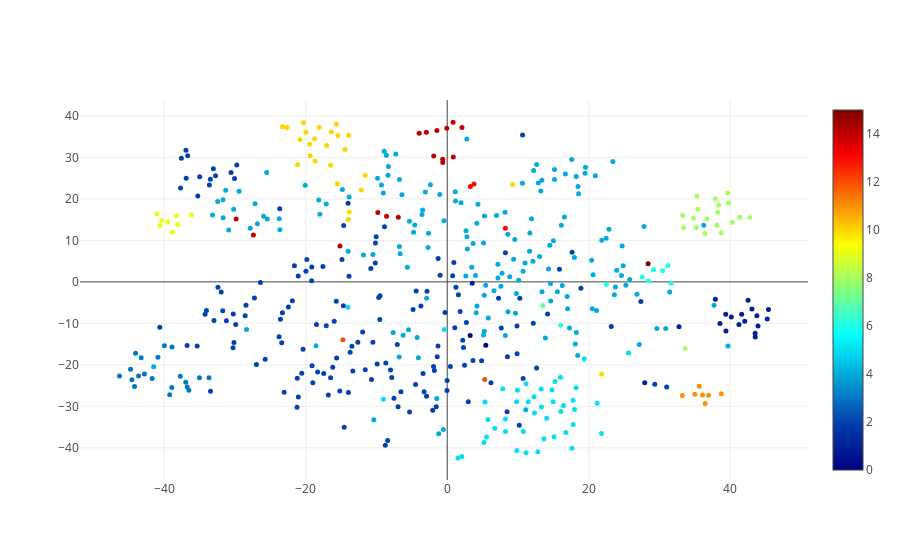

This figure's notebook cell:
### Code cell
cluster = AgglomerativeClustering(n_clusters=16, affinity='euclidean', linkage='ward')  
clusters = cluster.fit_predict(pca_all)
scatterplot(do_tsne(pca_all, perplexity=10), labels, clusters);

### Figure 1 — Plotly figure (JSON) as saved in the notebook; plotly's stock layout.template omitted (floating-point values rounded to 4 significant figures; data arrays with more than 128 entries replaced by an {"elided": "..."} marker saying what was removed)
{"data": [{"hoverinfo": "text", "marker": {"color": {"elided": "500 int values"}, "colorscale": "Jet", "showscale": true, "size": 5}, "mode": "markers", "text": {"elided": "500 str values"}, "type": "scatter", "uid": "a92d97bf-38af-4abf-8cd5-478d4a98d360", "x": {"elided": "500 float values"}, "y": {"elided": "500 float values"}}], "layout": {}}
